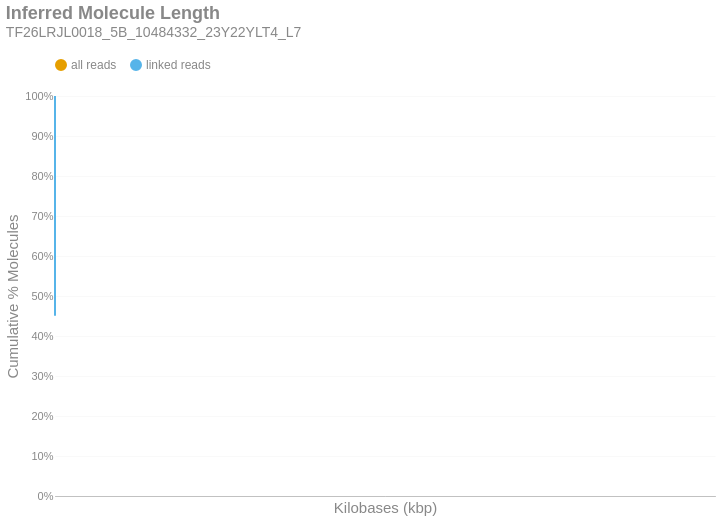

The notebook cell saved with this chart:
### Markdown cell above
### Inferred Molecule Length
This is the cumulative frequency distribution of molecule lengths inferred from the first and last alignment positions along a contig for all alignments associated with a single linked-read barcode on a given contig.There are two distributions: one with `all` the alignments (yellow) and another with only `linked reads` (blue). The percent of molecules in the `linked reads` distribution is relative to the total number of linked molecules.

### Code cell
if SKIPLR:
    print_html(f"Skipped")
else:
    binned_df = consolidated_hist(valids['length_inferred']/1000, mask, 10, True)
    binned_df = binned_df.with_columns(
        pl.when(pl.col('bin').cast(pl.Utf8) == '0').then(pl.lit('1')).otherwise(pl.col('bin').cast(pl.Utf8)).alias('bin')
    )
    with SafeRender(binned_df):
        (
            density_plot(binned_df, 'Inferred Molecule Length', samplename, 'inferredlen')
            .transform_calculate(bin_kb='datum.bin / 1000')
            .encode(
                x=alt.X('bin_kb:Q', title="Kilobases (kbp)").scale(type='log', padding=0).axis(labelAngle=-40),
                y=alt.Y('value:Q', title='Cumulative % Molecules')
                    .axis(format='%')
                    .stack(False)
                    .scale(domainMin=0, domainMax=1,padding=0),
                color=alt.Color("key:N").scale(domain = ["all reads", "linked reads"]),
                tooltip = [
                    alt.Tooltip("key:N", title = "Data Type"),
                    alt.Tooltip("range_label:N", title="Kilobases"),
                    alt.Tooltip("value:Q", format = ".2%", title="% Molecules (Cum.)")
                ]
            )
        ).display()

### Figure 1 — Vega-Lite specification as saved in the notebook (floating-point values rounded to 4 significant figures)
{"width": "container", "height": 400, "config": {"title": {"anchor": "start", "dy": -15, "fontSize": 18, "color": "#888888", "subtitleColor": "#888888", "subtitleFontSize": 14}, "arc": {"fill": "#0072B2"}, "axis": {"domainColor": "#888888", "domainWidth": 0.5, "gridWidth": 0.2, "grid": false, "titleFontWeight": 400, "titleFontSize": 15, "labelFontSize": 11, "labelColor": "#888888", "tickColor": "#888888", "tickWidth": 0.2, "titleColor": "#888888"}, "axisBand": {"grid": false}, "axisX": {"grid": true, "tickSize": 10, "domainCap": "round"}, "axisY": {"domain": false, "grid": true, "tickSize": 0, "domainCap": "round"}, "background": "transparent", "header": {"labelFontSize": 15, "labelColor": "#888888", "titleFontSize": 15, "titleFontWeight": 600, "titleColor": "#888888"}, "legend": {"labelFont": "sans-serif", "labelFontSize": 12, "labelColor": "#888888", "symbolSize": 100, "symbolType": "circle", "titleFontSize": 12, "titlePadding": 10, "titleColor": "#888888", "title": null, "orient": "top"}, "range": {"category": ["#E69F00", "#56B4E9", "#009E73", "#F0E442", "#0072B2", "#D55E00", "#CC79A7", "#000000"], "diverging": ["#cfe8f3", "#a2d4ec", "#73bfe2", "#46abdb", "#1696d2", "#12719e"]}, "area": {"fill": "#0072B2", "fillOpacity": 0.7, "line": true, "strokeOpacity": 0.7}, "line": {"color": "#0072B2", "stroke": "#0072B2", "strokeWidth": 2}, "trail": {"color": "#0072B2", "stroke": "#0072B2", "strokeWidth": 0, "size": 1}, "point": {"filled": true, "fillOpacity": 1.0, "size": 95}, "text": {"color": "#888888", "fontSize": 11, "align": "right", "fontWeight": 400, "size": 11}, "bar": {"fill": "#0072B2", "stroke": null}, "view": {"stroke": null, "continuousWidth": 660, "continuousHeight": 400}}, "data": {"name": "data-18f93d07fc173dd08bec47908809965e"}, "mark": {"type": "line", "interpolate": "monotone", "point": {"opacity": 0, "size": 275}}, "encoding": {"color": {"field": "key", "scale": {"domain": ["all reads", "linked reads"]}, "type": "nominal"}, "tooltip": [{"field": "key", "title": "Data Type", "type": "nominal"}, {"field": "range_label", "title": "Kilobases", "type": "nominal"}, {"field": "value", "format": ".2%", "title": "% Molecules (Cum.)", "type": "quantitative"}], "x": {"axis": {"labelAngle": -40}, "field": "bin_kb", "scale": {"type": "log", "padding": 0}, "title": "Kilobases (kbp)", "type": "quantitative"}, "y": {"axis": {"format": "%"}, "field": "value", "scale": {"domainMin": 0, "domainMax": 1, "padding": 0}, "stack": false, "title": "Cumulative % Molecules", "type": "quantitative"}}, "params": [{"name": "param_c36ac31b6afebe62", "select": {"type": "point", "fields": ["key"]}, "bind": "legend"}], "title": {"text": "Inferred Molecule Length", "subtitle": "TF26LRJL0018_5B_10484332_23Y22YLT4_L7"}, "transform": [{"fold": ["all reads (cumsum)", "linked reads (cumsum)"]}, {"calculate": "replace(datum.key, ' (cumsum)', '')", "as": "key"}, {"filter": {"param": "param_c36ac31b6afebe62"}}, {"calculate": "datum.bin / 1000", "as": "bin_kb"}], "usermeta": {"embedOptions": {"downloadFileName": "TF26LRJL0018_5B_10484332_23Y22YLT4_L7.inferredlen"}}, "$schema": "https://vega.github.io/schema/vega-lite/v6.4.1.json", "datasets": {"data-18f93d07fc173dd08bec47908809965e": [{"bin": "0.0", "interval": "0.0-10.0", "all reads": 0.758, "linked reads": 0.4505, "all reads (cumsum)": 0.758, "linked reads (cumsum)": 0.4505, "range_label": "0-9"}, {"bin": "10.0", "interval": "10.0-20.0", "all reads": 0.106, "linked reads": 0.2397, "all reads (cumsum)": 0.8641, "linked reads (cumsum)": 0.6902, "range_label": "10-19"}, {"bin": "20.0", "interval": "20.0-30.0", "all reads": 0.06486, "linked reads": 0.1475, "all reads (cumsum)": 0.9289, "linked reads (cumsum)": 0.8377, "range_label": "20-29"}, {"bin": "30.0", "interval": "30.0-40.0", "all reads": 0.03654, "linked reads": 0.08325, "all reads (cumsum)": 0.9655, "linked reads (cumsum)": 0.9209, "range_label": "30-39"}, {"bin": "40.0", "interval": "40.0-50.0", "all reads": 0.01944, "linked reads": 0.04433, "all reads (cumsum)": 0.9849, "linked reads (cumsum)": 0.9653, "range_label": "40-49"}, {"bin": "50.0", "interval": "50.0-60.0", "all reads": 0.008596, "linked reads": 0.01976, "all reads (cumsum)": 0.9935, "linked reads (cumsum)": 0.985, "range_label": "50-59"}, {"bin": "60.0", "interval": "60.0-70.0", "all reads": 0.003806, "linked reads": 0.008756, "all reads (cumsum)": 0.9973, "linked reads (cumsum)": 0.9938, "range_label": "60-69"}, {"bin": "70.0", "interval": "70.0-80.0", "all reads": 0.001569, "linked reads": 0.003607, "all reads (cumsum)": 0.9989, "linked reads (cumsum)": 0.9974, "range_label": "70-79"}, {"bin": "80.0", "interval": "80.0-90.0", "all reads": 0.0006522, "linked reads": 0.0015, "all reads (cumsum)": 0.9995, "linked reads (cumsum)": 0.9989, "range_label": "80-89"}, {"bin": "90.0", "interval": "90.0-100.0", "all reads": 0.000291, "linked reads": 0.0006699, "all reads (cumsum)": 0.9998, "linked reads (cumsum)": 0.9996, "range_label": "90-99"}, {"bin": "100.0", "interval": "100.0-110.0", "all reads": 0.0001151, "linked reads": 0.0002651, "all reads (cumsum)": 0.9999, "linked reads (cumsum)": 0.9998, "range_label": "100-109"}, {"bin": "110.0", "interval": "110.0-120.0", "all reads": 4.81e-05, "linked reads": 0.0001107, "all reads (cumsum)": 1.0, "linked reads (cumsum)": 0.9999, "range_label": "110-119"}, {"bin": "120.0", "interval": "120.0-130.0", "all reads": 1.262e-05, "linked reads": 2.905e-05, "all reads (cumsum)": 1.0, "linked reads (cumsum)": 1.0, "range_label": "120-129"}, {"bin": "130.0", "interval": "130.0-140.0", "all reads": 7.886e-06, "linked reads": 1.816e-05, "all reads (cumsum)": 1.0, "linked reads (cumsum)": 1.0, "range_label": "130-139"}, {"bin": "140.0", "interval": "140.0-150.0", "all reads": 3.943e-06, "linked reads": 9.078e-06, "all reads (cumsum)": 1.0, "linked reads (cumsum)": 1.0, "range_label": "140-149"}, {"bin": "150.0", "interval": "150.0-160.0", "all reads": 2.366e-06, "linked reads": 5.447e-06, "all reads (cumsum)": 1.0, "linked reads (cumsum)": 1.0, "range_label": "150-159"}]}}
